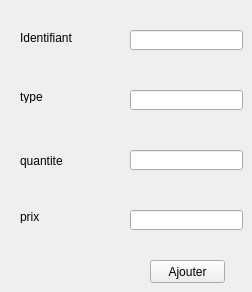
       <widget class="QWidget" name="tab_71">
        <attribute name="title">
         <string>Ajouter un produit vendu</string>
        </attribute>
        <widget class="QLabel" name="label_104">
         <property name="geometry">
          <rect>
           <x>20</x>
           <y>30</y>
           <width>61</width>
           <height>16</height>
          </rect>
         </property>
         <property name="text">
          <string>Identifiant</string>
         </property>
        </widget>
        <widget class="QLabel" name="label_105">
         <property name="geometry">
          <rect>
           <x>20</x>
           <y>90</y>
           <width>47</width>
           <height>13</height>
          </rect>
         </property>
         <property name="text">
          <string>type</string>
         </property>
        </widget>
        <widget class="QLineEdit" name="lineEdit_id_6">
         <property name="geometry">
          <rect>
           <x>130</x>
           <y>30</y>
           <width>113</width>
           <height>20</height>
          </rect>
         </property>
        </widget>
        <widget class="QLineEdit" name="lineEdit_type_2">
         <property name="geometry">
          <rect>
           <x>130</x>
           <y>90</y>
           <width>113</width>
           <height>20</height>
          </rect>
         </property>
        </widget>
        <widget class="QPushButton" name="pb_ajouter_5">
         <property name="geometry">
          <rect>
           <x>150</x>
           <y>260</y>
           <width>75</width>
           <height>23</height>
          </rect>
         </property>
         <property name="text">
          <string>Ajouter</string>
         </property>
        </widget>
        <widget class="QLineEdit" name="lineEdit_quantite">
         <property name="geometry">
          <rect>
           <x>130</x>
           <y>150</y>
           <width>113</width>
           <height>20</height>
          </rect>
         </property>
        </widget>
        <widget class="QLineEdit" name="lineEdit_prix_5">
         <property name="geometry">
          <rect>
           <x>130</x>
           <y>210</y>
           <width>113</width>
           <height>20</height>
          </rect>
         </property>
        </widget>
        <widget class="QLabel" name="label_106">
         <property name="geometry">
          <rect>
           <x>20</x>
           <y>210</y>
           <width>47</width>
           <height>13</height>
          </rect>
         </property>
         <property name="text">
          <string>prix</string>
         </property>
        </widget>
        <widget class="QLabel" name="label_107">
         <property name="geometry">
          <rect>
           <x>20</x>
           <y>150</y>
           <width>47</width>
           <height>21</height>
          </rect>
         </property>
         <property name="text">
          <string>quantite</string>
         </property>
        </widget>
       </widget>
